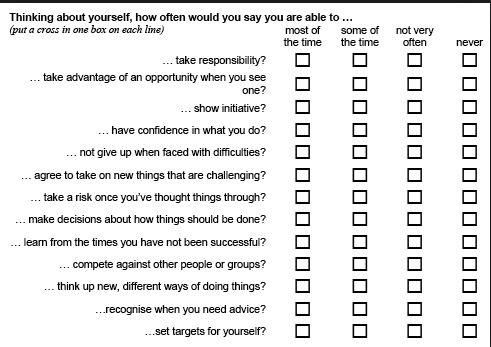
#> input picture 55763858-detect-checkbox-contours/1.jpg, 491 x 347 px
$ python detect_checkbox_contours.py
#> lines starting #> are read from the running program, lines starting #| are printed output that depends on the picture; after the words box and inside, x2 and y2 are one past the last pixel; in counts of white or black regions, pixels touching at a corner belong together
import numpy as np
import imutils, cv2

original_image = cv2.imread("1.jpg")
#> original_image is the input picture: shape (347, 491, 3); min 0, max 255, mean 231.9
image = original_image.copy()
gray = cv2.cvtColor(image, cv2.COLOR_BGR2GRAY)
blurred = cv2.GaussianBlur(gray, (5, 5), 0)
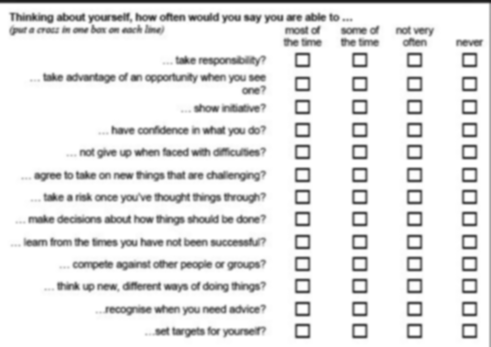
#> blurred: shape (347, 491); min 26, max 255, mean 232.1
edged = cv2.Canny(blurred, 120, 255, 1)
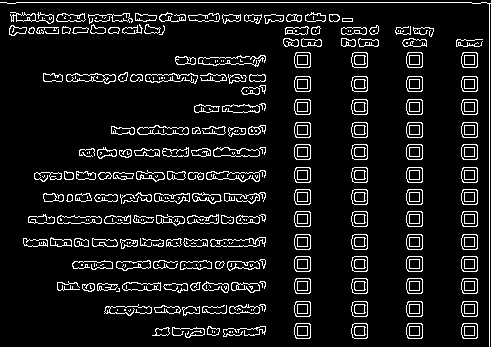
#> edged: shape (347, 491); 8.8% white in thin lines or dots

cv2.imshow("edged", edged)

cnts = cv2.findContours(edged.copy(), cv2.RETR_EXTERNAL, cv2.CHAIN_APPROX_SIMPLE)
#> cnts = 230 contours, 84 with area under 20; largest, box (x1, y1, x2, y2) and area: (210, 237, 266, 247) 337, (137, 125, 189, 135) 334, (66, 73, 116, 84) 328, (213, 147, 260, 157) 316, (57, 215, 102, 224) 276
cnts = imutils.grab_contours(cnts)

checkbox_contours = []

threshold_max_area = 250
threshold_min_area = 200
contour_image = edged.copy()

for c in cnts:
    peri = cv2.arcLength(c, True)
    approx = cv2.approxPolyDP(c, 0.035 * peri, True)
    (x, y, w, h) = cv2.boundingRect(approx)
    aspect_ratio = w / float(h)
    area = cv2.contourArea(c)
    if area < threshold_max_area and area > threshold_min_area and (aspect_ratio >= 0.9 and aspect_ratio <= 1.1):
        cv2.drawContours(original_image,[c], 0, (0,255,0), 3)
        checkbox_contours.append(c)
#> this loop made 230 passes
#> (peri, x, y, w, h, aspect_ratio, area) on passes 6, 8, 32: (50.63, 152, 328, 18, 8, 2.25, 87), (39.31, 207, 326, 13, 9, 1.44, 79), (36.73, 82, 284, 13, 8, 1.62, 77.5)
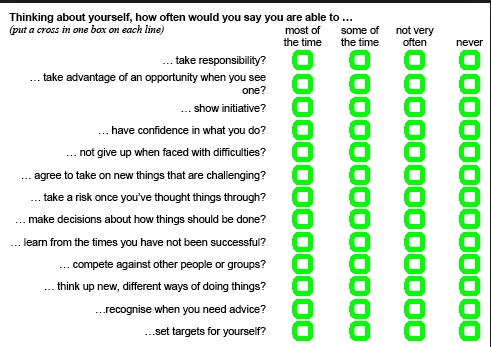
#> original_image: shape (347, 491, 3); 8.41% of pixels changed, all inside (x1, y1, x2, y2) = (292, 50, 480, 341)

print('checkbox_contours', len(checkbox_contours))
#| checkbox_contours 52
cv2.imshow("checkboxes", original_image)
cv2.waitKey(0)

$ run again, with 55763858-detect-checkbox-contours/2.jpg copied over 55763858-detect-checkbox-contours/1.jpg
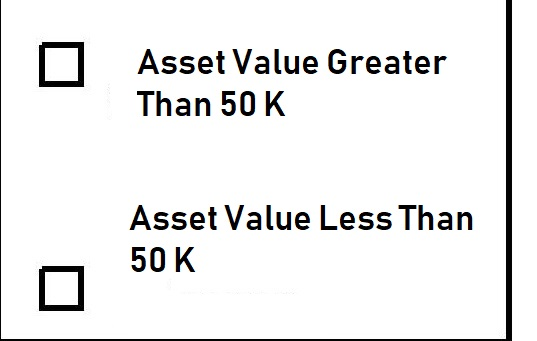
#> input picture 55763858-detect-checkbox-contours/2.jpg, 537 x 341 px
#> original_image is the input picture: shape (341, 537, 3); mean B, G, R 236.9, 237, 236.9
#> `blurred = cv2.GaussianBlur(gray, (5, 5), 0)`:
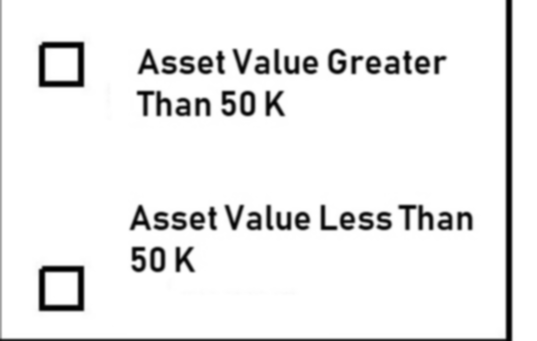
#> blurred: shape (341, 537); min 0, max 255, mean 237.1
#> `edged = cv2.Canny(blurred, 120, 255, 1)`:
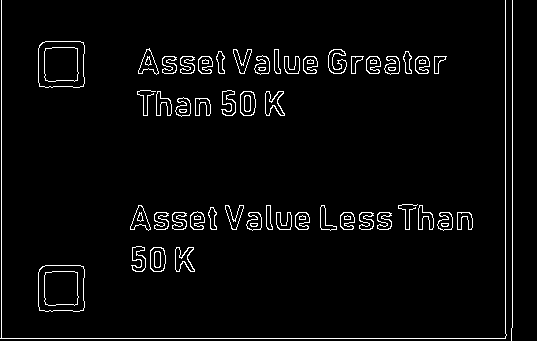
#> edged: shape (341, 537); 3.5% white in thin lines or dots
#> cnts = 49 contours, 4 with area under 20; largest, box (x1, y1, x2, y2) and area: (38, 265, 85, 312) 2032, (38, 41, 85, 88) 2032, (150, 247, 166, 272) 328, (240, 91, 256, 116) 328, (175, 247, 195, 272) 259
#> the loop `for c in cnts:` made 49 passes
#> (peri, x, y, w, h, aspect_ratio, area) on passes 2 to 9: (118.9, 176, 247, 19, 25, 0.76, 259), (70.97, 150, 247, 16, 25, 0.64, 328), (105.1, 132, 247, 14, 25, 0.56, 208), (85.31, 457, 212, 15, 18, 0.833, 161), (75.46, 438, 212, 14, 18, 0.778, 192), (95.36, 377, 212, 15, 17, 0.882, 162.5), (95.36, 359, 212, 15, 17, 0.882, 162.5), (72.63, 340, 212, 15, 18, 0.833, 190)
#> after the loop `for c in cnts:`: checkbox_contours = []
#| checkbox_contours 0
